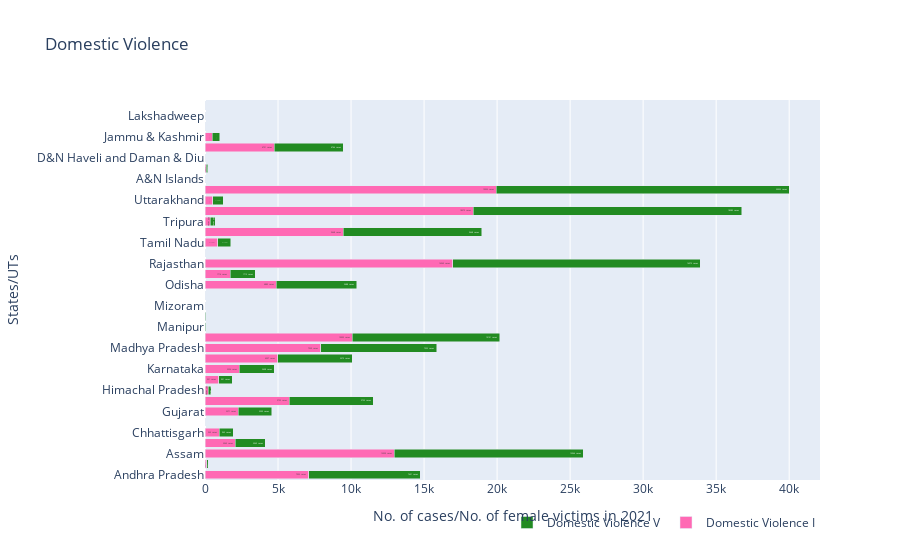

The notebook cell saved with this chart:
### Code cell
import plotly.graph_objs as go
import pandas as pd

colors = [ 'hotpink', 'forestgreen'] 

fig = go.Figure()

fig.add_trace(
    go.Bar(
        x=crime['domestic violence I'],
        y=crime['states/UT'],
        name='Domestic Violence I',
        orientation='h',
        marker=dict(color=colors[0]),
        text=crime['domestic violence I'].astype(str) + ' cases',
        textposition='inside'
    )
)

fig.add_trace(
    go.Bar(
        x=crime['domestic violence V'],
        y=crime['states/UT'],
        name='Domestic Violence V',
        orientation='h',
        marker=dict(color=colors[1]),
        text=crime['domestic violence V'].astype(str) + ' cases',
        textposition='inside'
    )
)

fig.update_layout(
    title='Domestic Violence',
    xaxis_title='No. of cases/No. of female victims in 2021',
    yaxis_title='States/UTs',
    barmode='stack',
    legend=dict(
        orientation='h',
        yanchor='bottom',
        y=-0.15,
        xanchor='right',
        x=1
    )
)

fig.show()

### Figure 1 — Plotly figure (JSON) as saved in the notebook; plotly's stock layout.template omitted (floating-point values rounded to 4 significant figures)
{"data": [{"marker": {"color": "hotpink"}, "name": "Domestic Violence I", "orientation": "h", "text": ["7092 cases", "112 cases", "12950 cases", "2069 cases", "963 cases", "1 cases", "2271 cases", "5755 cases", "221 cases", "931 cases", "2336 cases", "4997 cases", "7929 cases", "10095 cases", "18 cases", "21 cases", "11 cases", "2 cases", "4889 cases", "1714 cases", "16949 cases", "3 cases", "875 cases", "9468 cases", "355 cases", "18375 cases", "519 cases", "19952 cases", "4 cases", "95 cases", "6 cases", "4731 cases", "501 cases", "9 cases", "3 cases", "12 cases"], "textposition": "inside", "type": "bar", "x": [7092, 112, 12950, 2069, 963, 1, 2271, 5755, 221, 931, 2336, 4997, 7929, 10095, 18, 21, 11, 2, 4889, 1714, 16949, 3, 875, 9468, 355, 18375, 519, 19952, 4, 95, 6, 4731, 501, 9, 3, 12], "y": ["Andhra Pradesh", "Arunachal Pradesh", "Assam", "Bihar", "Chhattisgarh", "Goa", "Gujarat", "Haryana", "Himachal Pradesh", "Jharkhand", "Karnataka", "Kerala", "Madhya Pradesh", "Maharashtra", "Manipur", "Meghalaya", "Mizoram", "Nagaland", "Odisha", "Punjab", "Rajasthan", "Sikkim", "Tamil Nadu", "Telangana", "Tripura", "Uttar Pradesh", "Uttarakhand", "West Bengal", "A&N Islands", "Chandigarh", "D&N Haveli and Daman & Diu", "Delhi", "Jammu & Kashmir", "Ladakh", "Lakshadweep", "Puducherry"]}, {"marker": {"color": "forestgreen"}, "name": "Domestic Violence V", "orientation": "h", "text": ["7651 cases", "112 cases", "12964 cases", "2069 cases", "963 cases", "1 cases", "2309 cases", "5755 cases", "221 cases", "931 cases", "2408 cases", "5079 cases", "7932 cases", "10101 cases", "19 cases", "21 cases", "11 cases", "2 cases", "5488 cases", "1715 cases", "16973 cases", "3 cases", "875 cases", "9468 cases", "355 cases", "18383 cases", "719 cases", "20052 cases", "4 cases", "95 cases", "6 cases", "4746 cases", "501 cases", "9 cases", "3 cases", "12 cases"], "textposition": "inside", "type": "bar", "x": [7651, 112, 12964, 2069, 963, 1, 2309, 5755, 221, 931, 2408, 5079, 7932, 10101, 19, 21, 11, 2, 5488, 1715, 16973, 3, 875, 9468, 355, 18383, 719, 20052, 4, 95, 6, 4746, 501, 9, 3, 12], "y": ["Andhra Pradesh", "Arunachal Pradesh", "Assam", "Bihar", "Chhattisgarh", "Goa", "Gujarat", "Haryana", "Himachal Pradesh", "Jharkhand", "Karnataka", "Kerala", "Madhya Pradesh", "Maharashtra", "Manipur", "Meghalaya", "Mizoram", "Nagaland", "Odisha", "Punjab", "Rajasthan", "Sikkim", "Tamil Nadu", "Telangana", "Tripura", "Uttar Pradesh", "Uttarakhand", "West Bengal", "A&N Islands", "Chandigarh", "D&N Haveli and Daman & Diu", "Delhi", "Jammu & Kashmir", "Ladakh", "Lakshadweep", "Puducherry"]}], "layout": {"barmode": "stack", "legend": {"orientation": "h", "x": 1, "xanchor": "right", "y": -0.15, "yanchor": "bottom"}, "title": {"text": "Domestic Violence"}, "xaxis": {"title": {"text": "No. of cases/No. of female victims in 2021"}}, "yaxis": {"title": {"text": "States/UTs"}}}}
